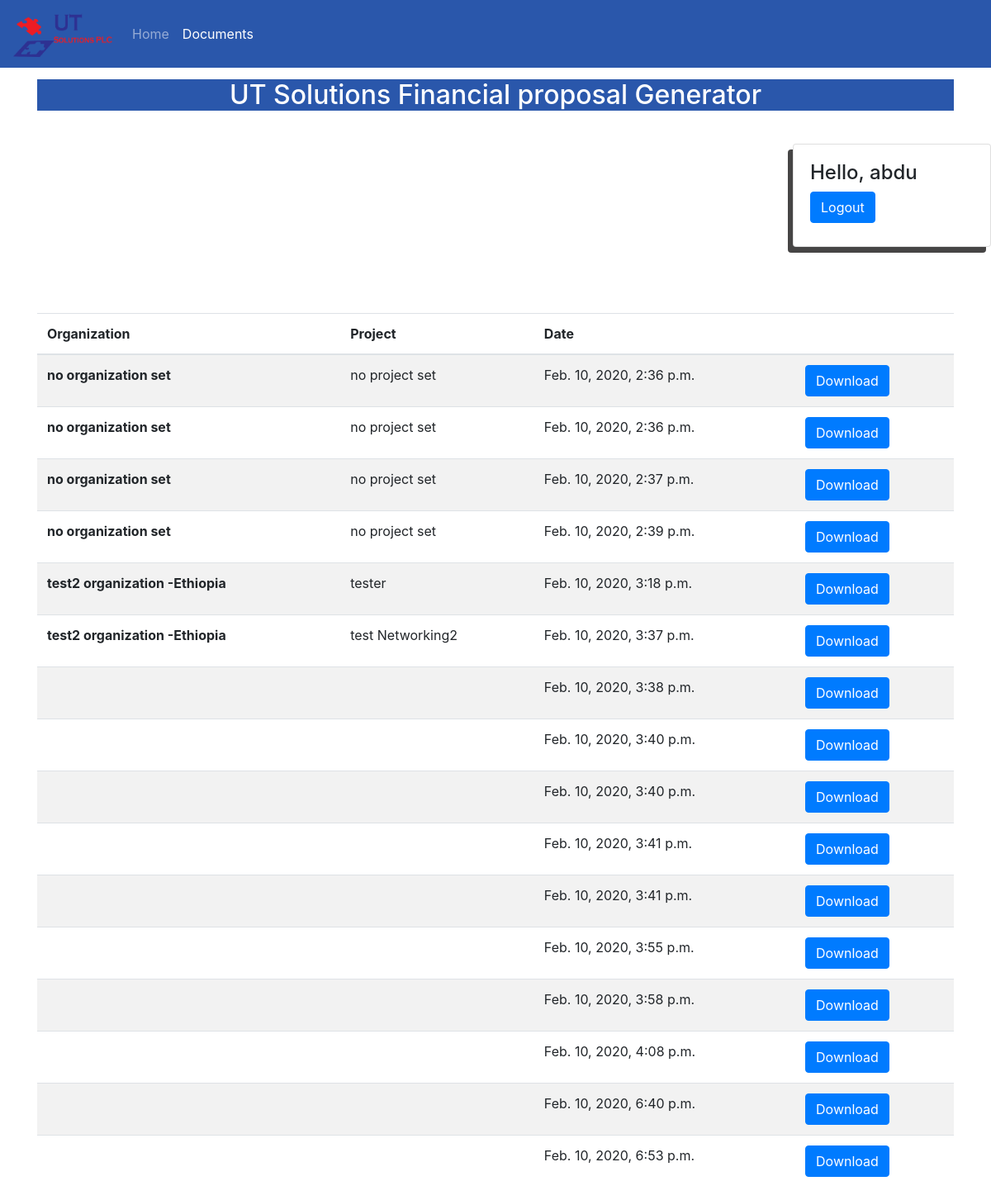
The app's page /records/ (signed in), older data.
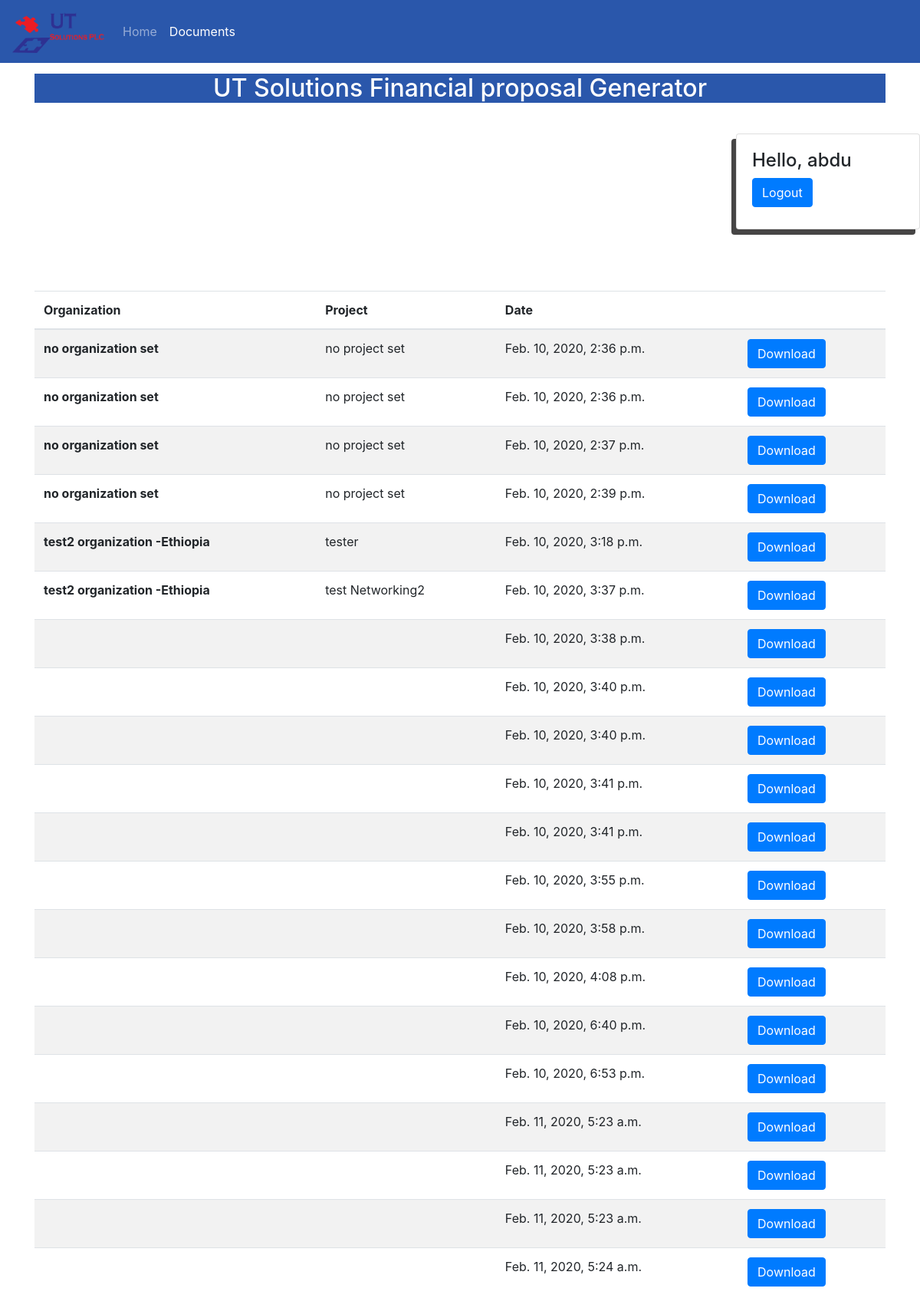
The same page, newer data.
### input/models.py (models this page shows)
class Record(models.Model):
    path = models.CharField(max_length = 200)
    date = models.DateTimeField(auto_now=True)
    organization = models.CharField(max_length = 200)
    project_type = models.CharField(max_length = 200)

### input/views.py (the view)
# urls.py: path('records/', views.documents, name= 'records')
def documents(request):
    return render(request, 'documents.html', {'record': Record.objects.all()})

### templates/documents.html (shortened to what this page needs)
{% load static %}
<!DOCTYPE html>
<html lang="en">
<head>
    <link rel="stylesheet" href="{% static 'bootstrap/css/bootstrap.css' %}">
    <link rel="stylesheet" href=" {% static 'css/style.css'%} ">
</head>
<body>
    <nav class="navbar navbar-expand-md navbar-dark fixed-top">
        <a class="navbar-brand" href="#"><img class="logo" src= {% static 'images/UT.png'%} alt=""></a>
        <div class="collapse navbar-collapse" id="navbarsExampleDefault">
            <ul class="navbar-nav mr-auto">
            <li class="nav-item">
                <a class="nav-link" href="{% url 'home' %}">Home</a>
            </li>
            <li class="nav-item active">
                <a class="nav-link" href="">Documents<span class="sr-only">(current)</span></a>
            </li>
            </ul>
        </div>
    </nav>
    <div class="container">
        <header>
            <center>
                <h2>UT Solutions Financial proposal Generator</h2>
            </center>
        </header>
    </div>
    <div class="logout">
        <div class="card">
            <div class="card-body">
                {% if user.is_authenticated %}
                <h4> Hello, {{user.username}}</h4>
                <h5><a class="btn btn-primary" href="{% url 'logout' %}">Logout</a></h5>
                {% else %}
                <p> You are not logged in</p>
                <a href="{% url 'login' %}">Login</a>
                {% endif %}
            </div>
        </div>
    </div>
    {% if user.is_authenticated %}
    <div class="container" style="margin-top: 10vh;">
        <table class="table table-striped">
            <thead>
                <tr>
                    <th scope="col">Organization</th>
                    <th scope="col">Project</th>
                    <th scope="col">Date</th>
                    <th scope="col"></th>
                </tr>
            </thead>
            <tbody>
                {%for document in record%}
                <tr>
                    <th scope="row">{{document.organization}}</th>
                    <td>{{document.project_type}}</td>
                    <td>{{document.date}}</td>
                    <td> <a class="btn btn-primary" href="{{MEDIA_URL}}{{document.path}}">Download</a></td>
                </tr>
                {%endfor%}
            </tbody>
        </table>
    </div>
    {% endif %}
</body>
</html>

Row changes from the older to the newer data that the page shows:
added Record: date "Feb. 11, 2020, 5:23 a.m."
added Record: date "Feb. 11, 2020, 5:23 a.m."
added Record: date "Feb. 11, 2020, 5:23 a.m."
added Record: date "Feb. 11, 2020, 5:24 a.m."
